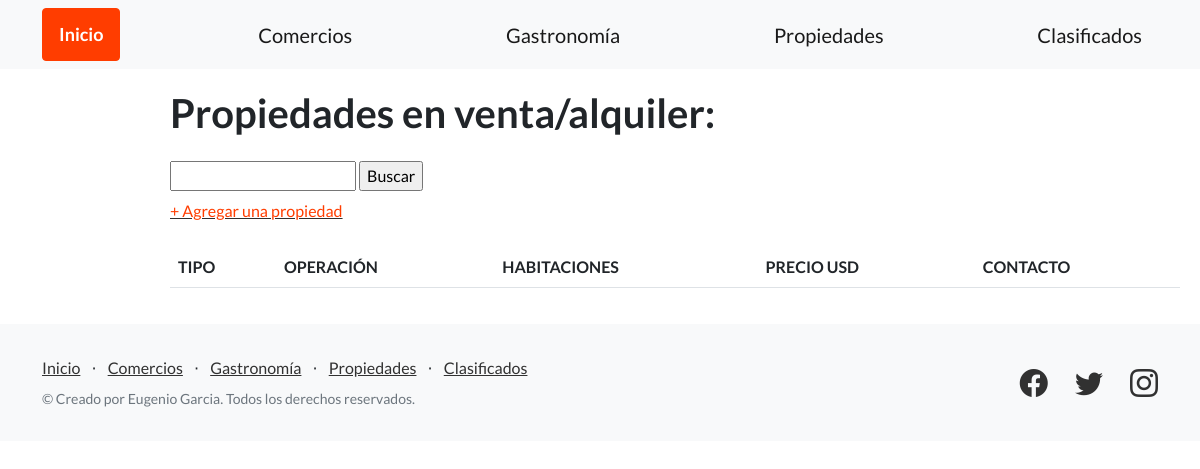
The page /propiedades/ on the database as committed earlier.
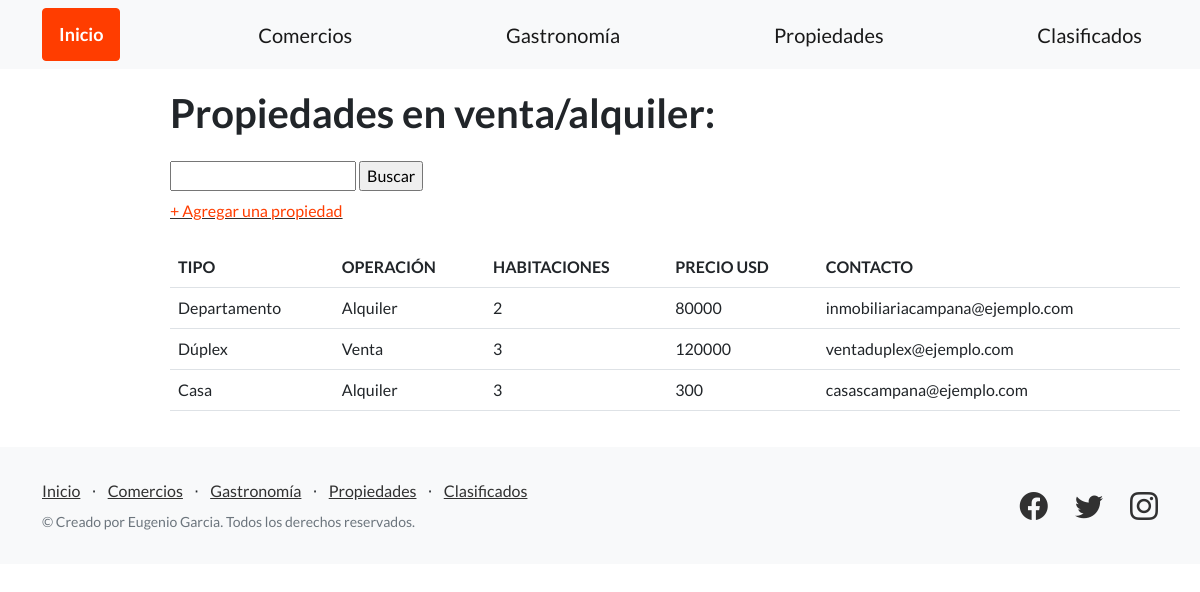
The same page on the database as committed later.
### guia_ciudad/models.py (models this page shows, shortened)
class Propiedad(models.Model):
    tipo = models.CharField(max_length=128)
    operacion = models.CharField(max_length=128)
    habitaciones = models.IntegerField()
    precio = models.IntegerField()
    contacto = models.EmailField()

### guia_ciudad/views.py (the view)
# urls.py: path('propiedades/', listar_propiedades, name="listar_propiedades"),
def listar_propiedades(request):
    contexto = {
        'propiedades': Propiedad.objects.all()
    }
    return render(
        request=request,
        template_name='guia_ciudad/propiedades.html',
        context=contexto,
    )

### guia_ciudad/templates/guia_ciudad/propiedades.html (shortened to what this page needs)
{% extends "guia_ciudad/base.html" %}
{% block contenido %}
<section style="padding:20px 20px; margin-left: 150px;">
    <h1 class="mb-4">Propiedades en venta/alquiler:</h1>
    <form class="form-label" action="{% url 'buscar_propiedades' %}" method="post">
        <input type="text" name="busqueda">
        <input type="submit" value="Buscar">
    </form>
    <div class="mb-4">
    <a href="{% url 'agregar_propiedad' %}"><FONT COLOR="#FF3D00">+ Agregar una propiedad</FONT></a>
    </div>
    <table class="table">
        <tr>
            <td><b>TIPO</b></td>
            <td><b>OPERACIÓN</b></td>
            <td><b>HABITACIONES</b></td>
            <td><b>PRECIO USD</b></td>
            <td><b>CONTACTO</b></td>
        </tr>
        {% for propiedad in propiedades %}
        <tr>
            <td>{{ propiedad.tipo }}</td>
            <td>{{ propiedad.operacion }}</td>
            <td>{{ propiedad.habitaciones }}</td>
            <td>{{ propiedad.precio }}</td>
            <td>{{ propiedad.contacto }}</td>
        </tr>
        {% endfor %}
    </table>
</section>
{% endblock contenido %}

Rows that differ between the two databases and show on the page:
added Propiedad: tipo "Departamento", operacion "Alquiler", habitaciones "2", precio "80000", contacto "inmobiliariacampana@ejemplo.com"
added Propiedad: tipo "Dúplex", operacion "Venta", habitaciones "3", precio "120000", contacto "ventaduplex@ejemplo.com"
added Propiedad: tipo "Casa", operacion "Alquiler", habitaciones "3", precio "300", contacto "casascampana@ejemplo.com"
